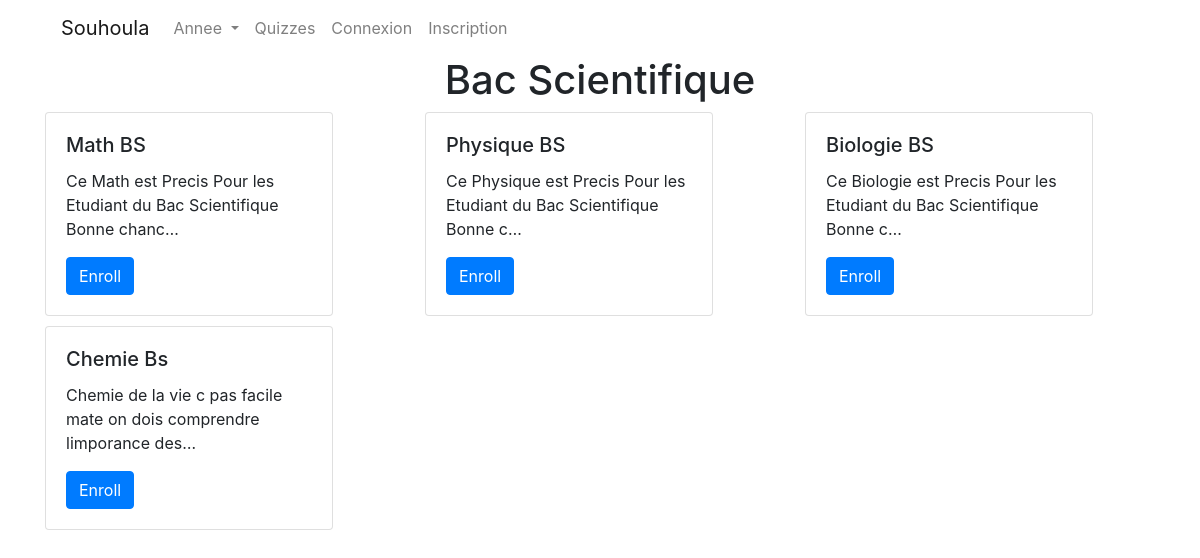
Screenshot of /palier/bac-scientifique/ with the database file from the repository.
### courses/models.py (models this page shows, shortened)
class Palier(models.Model):
    student = models.ManyToManyField(User,related_name="enrolled_palier")
    title = models.CharField(max_length=200)
    palier_slug = models.SlugField(blank=True,unique=True)
    enrolled = models.BooleanField(default=False)

class Module(models.Model):
    palier = models.ForeignKey(Palier,on_delete=models.CASCADE,related_name="related_module")
    title = models.CharField(max_length=200)
    description = models.TextField(blank=True)
    module_slug = models.SlugField(blank=True,unique=True)

### courses/views.py (the view)
# urls.py: path("<palier_slug>/",views.palier,name="palier_detail"),
def palier(request,palier_slug):
    palier = get_object_or_404(Palier,palier_slug=palier_slug)
    paliers = Palier.objects.all()
    return render(request,"courses/palier_detail.html",{"palier":palier,"paliers":paliers})

### courses/templates/courses/palier_detail.html
{% extends 'base.html' %}
{% block content %}
<div class="container-fluid">
  <div class="container">
<h1 class="text-center">{{ palier.title }}</h1>
    <div class="row">
{% for module in palier.related_module.all %}
  <div class="col-sm-4">
  <div class="card" style="width: 18rem;margin-bottom:10px;">
    <div class="card-body">
      <h5 class="card-title">{{ module.title }}</h5>
      <p class="card-text">{{ module.description|truncatechars:70 }}</p>
      <a href="{% url 'courses:module_detail' palier_slug=palier.palier_slug module_slug=module.module_slug  %}" class="btn btn-primary">Enroll</a>
    </div>
</div>
</div>
  {% empty %}
  <h3>Pardon ya pas de cours ici </h3>
{% endfor %}
</div>
</div>
</div>
{% endblock %}

### rows the page displays
Palier: title "Bac Scientifique"
Module: title "Math BS", description "Ce Math est Precis Pour les Etudiant du Bac Scientifique Bonne chanc…"
Module: title "Physique BS", description "Ce Physique est Precis Pour les Etudiant du Bac Scientifique Bonne c…"
Module: title "Biologie BS", description "Ce Biologie est Precis Pour les Etudiant du Bac Scientifique Bonne c…"
Module: title "Chemie Bs", description "Chemie de la vie c pas facile mate on dois comprendre limporance des…"
